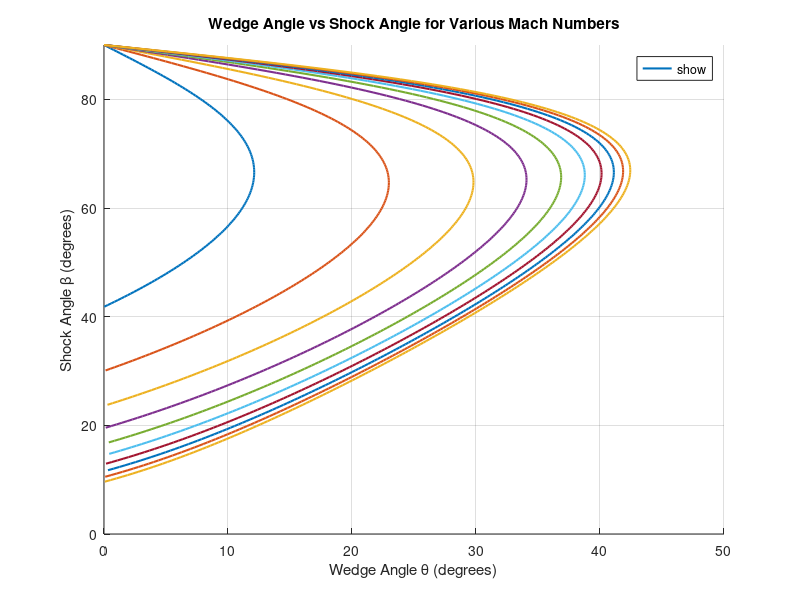

Here is the MATLAB script that generated this plot:
% MATLAB code for wedge angle (theta) vs shock angle (beta) plot
% for various Mach numbers using oblique shock theta-beta-M relation


clear; clc; close all;

% Parameters
gamma = 1.4;  % Specific heat ratio
Mach_numbers = [1.5, 2, 2.5, 3, 3.5, 4, 4.5, 5, 5.5, 6];  % Up to Mach 6
beta_min = 0;   % Minimum shock angle in degrees
beta_max = 90;  % Maximum shock angle in degrees
num_points = 300;  % Number of points for beta

% Generate beta values in degrees and radians
beta_deg = linspace(beta_min, beta_max, num_points);
beta_rad = deg2rad(beta_deg);

% Initialize figure
figure;
hold on;
grid on;

for idx = 1:length(Mach_numbers)
    M = Mach_numbers(idx);
    theta_deg = zeros(size(beta_deg));
    
    for i = 1:length(beta_rad)
        beta = beta_rad(i);
        
        % Theta-beta-M relation
        sin_beta_sq = sin(beta)^2;
        cot_beta = 1 / tan(beta);
        num = 2 * cot_beta * (M^2 * sin_beta_sq - 1);
        den = M^2 * (gamma + cos(2*beta)) + 2;
        theta = atan(num / den);
        theta_deg(i) = rad2deg(theta);
        
        % Filter invalid or out-of-range values
        if theta_deg(i) <= 0 || theta_deg(i) > 50
            theta_deg(i) = NaN;
        end
    end
    
    % Plot theta vs beta (solid lines, MATLAB auto-colors)
    plot(theta_deg, beta_deg, ...
         'LineWidth', 1.5, ...
         'DisplayName', sprintf('M = %.1f', M));
end

% Labels and title
xlabel('Wedge Angle \theta (degrees)');
ylabel('Shock Angle \beta (degrees)');
title('Wedge Angle vs Shock Angle for Various Mach Numbers');
legend('show', 'Location', 'best');
xlim([0 50]);
ylim([beta_min beta_max]);
hold off;
